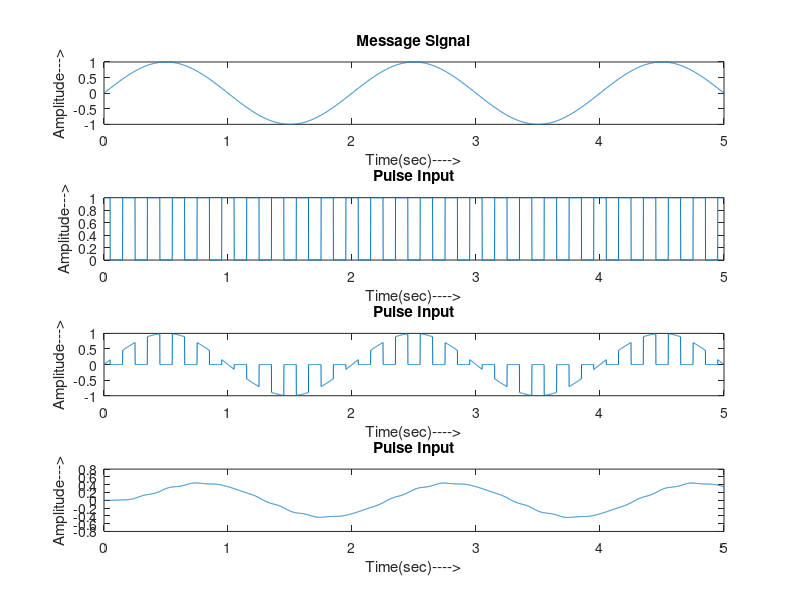

This chart was generated by the following MATLAB code:
clear all;%clear workspace window
close all;%close all window except command window
clc;%clear command window
t = 0:0.001:5; %1kHz sampling frequency for 1 sec
d = 0:1/5:5;
x = sin(2*pi/4*2*t); %message signal
subplot(4,1,1)
plot(t,x);
title("Message Signal");
xlabel("Time(sec)---->");
ylabel("Amplitude--->");
y = pulstran(t,d,'rectpuls',0.1); %generating of pulse input
subplot(4,1,2)
plot(t,y);
title("Pulse Input");
xlabel("Time(sec)---->");
ylabel("Amplitude--->");
z = x.*y; %PAM OUTPUT
subplot(4,1,3)
plot(t,z);
title("Pulse Input");
xlabel("Time(sec)---->");
ylabel("Amplitude--->");
[den,num] = butter(1,2*pi*0.5/1000);
s11 = filter(den,num,z);
s12 = filter(den,num,s11);
s13 = filter(den,num,s12);
subplot(4,1,4)
plot(t,s13);
title("Pulse Input");
xlabel("Time(sec)---->");
ylabel("Amplitude--->");
